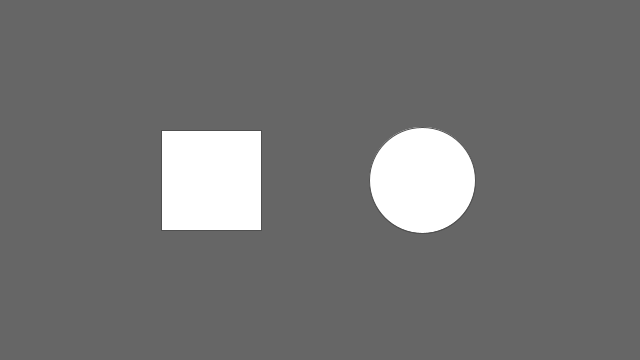
Frame 1 (no input)
Frame 60 (the mouse pressed at the canvas centre just before this capture): identical to frame 1, image omitted
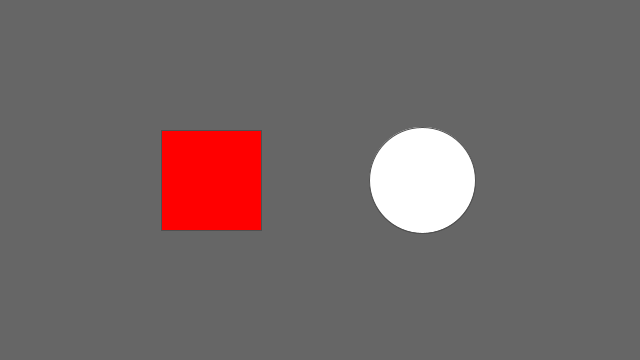
Frame 120 (the mouse held since frame 60 and released just before this capture)

The Processing sketch that drew these frames (run headless with seeded random() and noise(); from frame 60 on, the mouse is pressed at the canvas centre):

// Processing sketch: processing_50004
// ── processing_50004.pde

//Pauline Woo
//01/24/12

float rx, ry;    // rectangle x- and y-coordinate
float rd = 100;  // rectangle width

float ex, ey;    // ellipse x- and y-coordinate
float ed = 106;  // ellipse diameter
float radius = 53; // ellipse radius

void setup()
{
  size(640, 360);
  smooth();
  fill(255);

  // Set the x- and y-coordinates for the rectangle
  rx = width * 0.33 - rd/2;
  ry = height * 0.5 - rd/2;

  // Set the x- and y-coordinates for the ellipse
  ex = width * 0.66;
  ey = height * 0.5;
}

void draw() 
{
  stroke(80);
  strokeWeight(1);
  background(102);
  
  rect(rx, ry, rd, rd);
  fill(255);

  ellipse(ex, ey, ed, ed);
  fill(255);

  float e = dist(mouseX, mouseY, ex, ey);
  float r = dist(mouseX, mouseY, rx, ry);

  if (mousePressed == true)
  {
  ellipse(ex, ey, ed, ed);
    
    fill(255, 0, 0);
    rect(rx, ry, rd, rd);
    
    fill(0);
  }

  else
  {    
    ellipse(ex, ey, ed, ed);
    fill(255);

    rect(rx, ry, rd, rd);
    fill(255);
  }

  if (e > radius)
  {
    fill(255);
  }
  else
  {    
    background(255);
    stroke(80);
    ellipse(ex, ey, ed, ed);
  }

  if ((mouseX >rx) && (mouseX<rx+rd) &&
    (mouseY >ry) && (mouseY <ry+rd))
  {
    fill(50);
    rect(rx, ry, rd, rd);
  }
  else {
    fill(255);
  }
  
}
